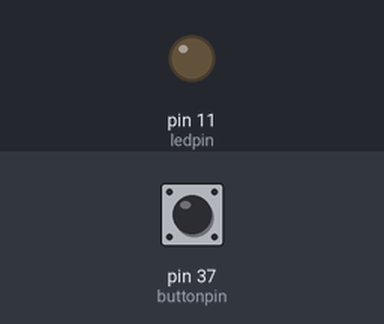
This program was run on a simulated Raspberry Pi (header pin numbers). Shown: output pins drawn as LEDs (lit = HIGH). The inputs (shaded band) are chosen by the test bench; at power-on: pin 37 (buttonpin) LOW.

Above: at 1.2 s.
1.3 s: pin 37 (buttonpin) pulled HIGH for 0.15 s
At 1.37 s:
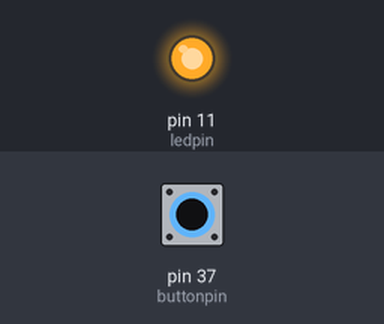
2.9 s: pin 37 (buttonpin) pulled HIGH for 3.2 s
At 7.5 s:
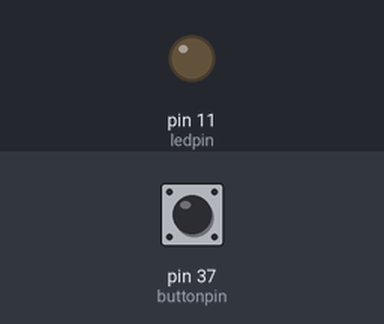
Timing chart, 0 to 9.0 s (numbered marks = the images above; inputs shaded):
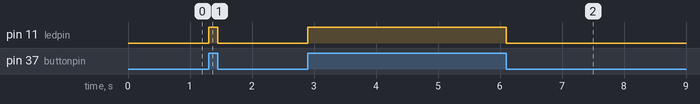

The program:

whack.py
```python
# Whack a Mole Project for Raspberry Pi

import RPi.GPIO as GPIO
import time

buttonpin = 37
ledpin = 11

GPIO.setmode(GPIO.BOARD)
GPIO.setup(ledpin, GPIO.OUT)
GPIO.setup(buttonpin, GPIO.IN, pull_up_down = GPIO.PUD_DOWN)

while True:
    if GPIO.input(buttonpin) == GPIO.HIGH:
        GPIO.output(ledpin, GPIO.HIGH)

    else:
        GPIO.output(ledpin, GPIO.LOW)


    time.sleep(0.01)

GPIO.cleanup()


# Prototype Scrapped Version

# import RPi.GPIO as GPIO
# import time
# GPIO.setmode(GPIO.BOARD)


# GPIO.setup(40, GPIO.IN, pull_up_down = GPIO.PUD_DOWN)
# GPIO.setup(5, GPIO.OUT)
# GPIO.output(5, GPIO.LOW)
# while True:

#     if GPIO.input(40) == 0:
#         GPIO.output(5, GPIO.HIGH)
#         print("button pressed")

#     else:
#         GPIO.output(5, GPIO.LOW)
#         print("button released")
#     time.sleep(2)

#     # GPIO.output(5, GPIO.LOW)
#     # while GPIO.input(40) == 0:
#     #     print("button pressed")
#     #     time.sleep(0.2)

#     # GPIO.output(5, GPIO.HIGH)
#     # while GPIO.input(40) == 1:
#     #     print("button released")
#     #     time.sleep(0.2)
# GPIO.cleanup()
```

Measured:
- after the input at 1.3 s, pin 11 (ledpin): LOW → HIGH at once, → LOW 0.15 s later
- after the input at 2.9 s, pin 11 (ledpin): LOW → HIGH at once, → LOW 3.2 s later
